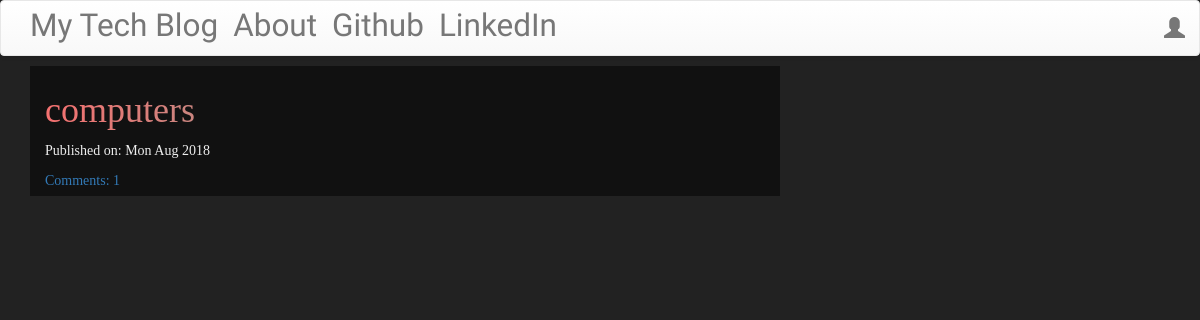
Before: / with the older database file.
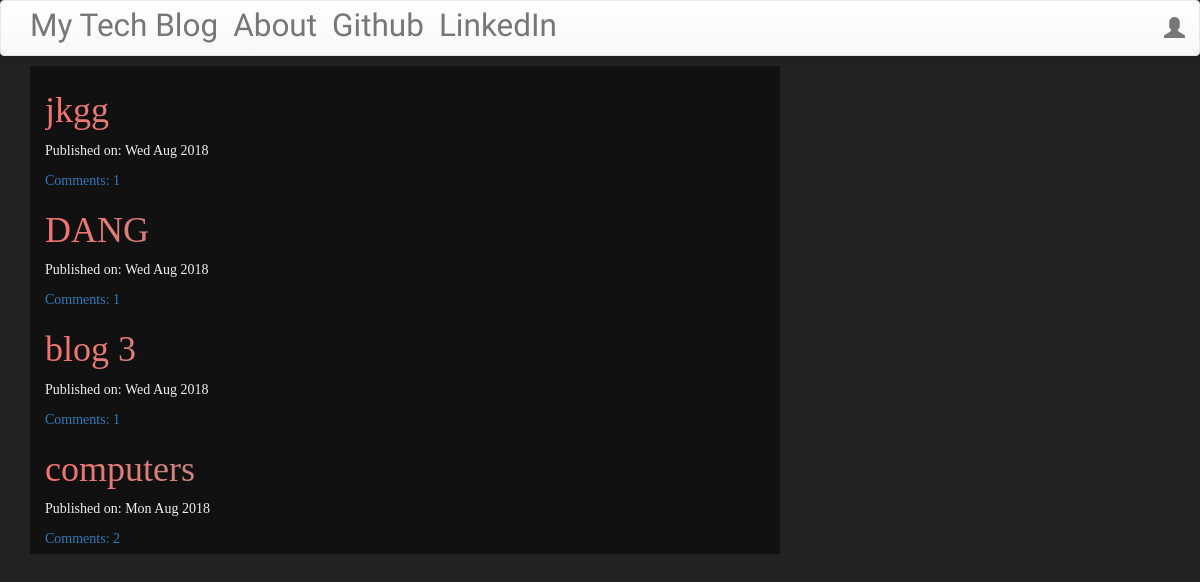
After: the same page with the newer database file.
### blog/models.py (models this page shows, shortened)
class Post(models.Model):
    author = models.ForeignKey('auth.user', on_delete=models.CASCADE)
    title = models.CharField(max_length=200)
    text = models.TextField()
    created_date = models.DateTimeField(default=timezone.now)
    published_date = models.DateTimeField(blank=True, null=True)
    def approve_comments(self):
        return self.comments.filter(approved_comment=True)

### blog/views.py (the view)
# urls.py: url(r'^$', views.PostListView.as_view(), name='post_list'),
class PostListView(ListView):
    model = Post
    def get_queryset(self):
        return Post.objects.filter(published_date__lte=timezone.now()).order_by('-published_date')

### blog/templates/blog/post_list.html (shortened to what this page needs)
{% extends 'blog/base.html' %}
{% block content %}
    <div class="centerstage info">
        {% for post in post_list %}
            <div class="post">
                <h1>
                    <a class="gradient-text" href="{% url 'blog:post_detail' pk=post.pk %}">{{ post.title }}</a>
                </h1>
                <div class="date">
                    <p>Published on: {{ post.published_date|date:'D M Y' }}</p>
                </div>
                <a href="{% url 'blog:post_detail' pk=post.pk %}">Comments: {{ post.approve_comments.count }}</a>
            </div>
        {% endfor %}
    </div>
{% endblock %}

### blog/templates/blog/base.html (shortened to what this page needs)
{% load static from staticfiles %}
<!DOCTYPE html>
<html lang="en">
<head>
    <link rel="stylesheet" href="https://maxcdn.bootstrapcdn.com/bootstrap/3.3.7/css/bootstrap.min.css"
>
    <link rel="stylesheet" href="https://maxcdn.bootstrapcdn.com/bootstrap/3.3.7/css/bootstrap-theme.min.css"
>
    <link rel="stylesheet" href="//cdn.jsdelivr.net/npm/medium-editor@latest/dist/css/medium-editor.min.css"
          type="text/css" media="screen" charset="utf-8">
    <link rel="stylesheet" href="{% static 'blog/blog.css' %}">
</head>
<body>
<div>
    <nav class="navbar navbar-default techfont custom-navbar">
        <div class="container">
            <ul class="nav navbar-nav">
                <li><a class="navbar-brand bigbrand" href="{% url 'blog:post_list' %}">My Tech Blog</a></li>
                <li><a class="navbar-brand bigbrand" href="{% url 'blog:about' %}">About</a></li>
                <li><a class="navbar-brand bigbrand" href="https://github.com/Angela-N/web" target="_blank">Github</a></li>
                <li><a class="navbar-brand bigbrand" href="https://linkedIn.com" target="_blank">LinkedIn</a></li>
            </ul>
            <ul class="nav navbar-nav navbar-right">
                {% if user.is_authenticated %}
                    <li><a href="{% url 'blog:post_new' %}"> New Post</a></li>
                    <li><a href="{% url 'blog:post_draft_list' %}"> Drafts</a></li>
                    <li><a href="{% url 'logout' %}"> Logout</a></li>
                    <li><a> Welcome {{ user.username }}</a></li>
                {% else %}
                    <li><a href="{% url 'login' %}" class="nav navbar-right">
                        <span class="glyphicon glyphicon-user"></span>
                    </a></li>
                {% endif %}
            </ul>
        </div>
    </nav>
</div>
<div class="content container">
    <div class="row">
        <div class="col-md-8">
            <div class="blog_posts">
                {% block content %}
                {% endblock %}
            </div>
        </div>
    </div>
</div>
</body>
</html>

### static/blog/blog.css (style rules this page uses)
.techfont { font-family: 'Raleway', sans-serif; font-size: 1.5em; margin-bottom: 10px; }
.bigbrand { font-size: 1.5em; }
.info { padding: 5px 15px; color: #eee; background-color: rgba(0, 0, 0, .5); }
body { font-family: Helvetica sans-serif; padding: 0; margin: 0; background-color: #222; overflow: hidden; -webkit-user-select: none; -moz-user-select: none; -o-user-select: none; -ms-user-select: none; user-select: none; }
.gradient-text { color: #fc3735; background: -webkit-linear-gradient(left, #F57170, #10DDC2, #F57170); background-size: 1600px 200px; -webkit-background-clip: text; -webkit-text-fill-color: transparent; -webkit-animation-duration: 3s; animation-duration: 3s; -webkit-animation-name: animationgradienttitle; animation-name: animationgradienttitle; -webkit-animation-iteration-count: infinite; animation-iteration-count: infinite; -webkit-animation-fill-mode: forwards; animation-fill-mode: forwards; }

Changed rows visible on the page:
added Post: title "jkgg", published_date "Wed Aug 2018", approve_comments.count "1"
added Post: title "DANG", published_date "Wed Aug 2018", approve_comments.count "1"
added Post: title "blog 3", published_date "Wed Aug 2018", approve_comments.count "1"
computed for Post "computers": approve_comments.count "1" → "2"
